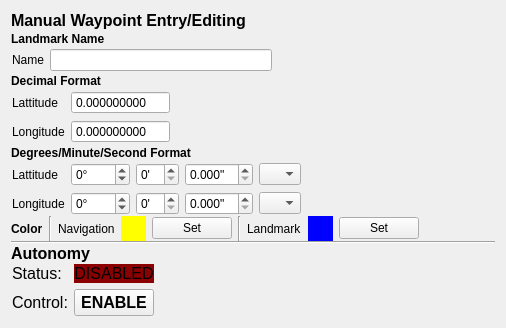
           <widget class="QWidget" name="layoutWidget_7">
            <property name="geometry">
             <rect>
              <x>0</x>
              <y>680</y>
              <width>506</width>
              <height>328</height>
             </rect>
            </property>
            <layout class="QVBoxLayout" name="verticalLayout_277">
             <property name="spacing">
              <number>0</number>
             </property>
             <property name="sizeConstraint">
              <enum>QLayout::SetNoConstraint</enum>
             </property>
             <item>
              <widget class="QLabel" name="label_337">
               <property name="font">
                <font>
                 <pointsize>12</pointsize>
                 <weight>75</weight>
                 <bold>true</bold>
                </font>
               </property>
               <property name="text">
                <string>Manual Waypoint Entry/Editing</string>
               </property>
              </widget>
             </item>
             <item>
              <widget class="QLabel" name="label_338">
               <property name="font">
                <font>
                 <weight>75</weight>
                 <bold>true</bold>
                </font>
               </property>
               <property name="text">
                <string>Landmark Name</string>
               </property>
              </widget>
             </item>
             <item>
              <layout class="QGridLayout" name="gridLayout_85">
               <property name="leftMargin">
                <number>1</number>
               </property>
               <property name="topMargin">
                <number>1</number>
               </property>
               <property name="rightMargin">
                <number>1</number>
               </property>
               <property name="bottomMargin">
                <number>1</number>
               </property>
               <property name="spacing">
                <number>6</number>
               </property>
               <item row="0" column="1">
                <widget class="QLineEdit" name="manual_waypoint_landmark_name_line_edit"/>
               </item>
               <item row="0" column="0">
                <widget class="QLabel" name="label_339">
                 <property name="text">
                  <string>Name</string>
                 </property>
                </widget>
               </item>
               <item row="0" column="2">
                <spacer name="horizontalSpacer_60">
                 <property name="orientation">
                  <enum>Qt::Horizontal</enum>
                 </property>
                 <property name="sizeHint" stdset="0">
                  <size>
                   <width>40</width>
                   <height>20</height>
                  </size>
                 </property>
                </spacer>
               </item>
              </layout>
             </item>
             <item>
              <widget class="QLabel" name="label_340">
               <property name="font">
                <font>
                 <weight>75</weight>
                 <bold>true</bold>
                </font>
               </property>
               <property name="text">
                <string>Decimal Format</string>
               </property>
              </widget>
             </item>
             <item>
              <layout class="QGridLayout" name="gridLayout_86">
               <property name="leftMargin">
                <number>1</number>
               </property>
               <property name="topMargin">
                <number>1</number>
               </property>
               <property name="rightMargin">
                <number>1</number>
               </property>
               <property name="bottomMargin">
                <number>1</number>
               </property>
               <property name="spacing">
                <number>6</number>
               </property>
               <item row="0" column="1">
                <widget class="QDoubleSpinBox" name="manual_waypoint_decimal_lattitude_spin_box">
                 <property name="buttonSymbols">
                  <enum>QAbstractSpinBox::NoButtons</enum>
                 </property>
                 <property name="decimals">
                  <number>9</number>
                 </property>
                 <property name="minimum">
                  <double>-90.000000000000000</double>
                 </property>
                 <property name="maximum">
                  <double>90.000000000000000</double>
                 </property>
                 <property name="singleStep">
                  <double>0.000001000000000</double>
                 </property>
                </widget>
               </item>
               <item row="1" column="1">
                <widget class="QDoubleSpinBox" name="manual_waypoint_decimal_longitude_spin_box">
                 <property name="buttonSymbols">
                  <enum>QAbstractSpinBox::NoButtons</enum>
                 </property>
                 <property name="decimals">
                  <number>9</number>
                 </property>
                 <property name="minimum">
                  <double>-180.000000000000000</double>
                 </property>
                 <property name="maximum">
                  <double>180.000000000000000</double>
                 </property>
                 <property name="singleStep">
                  <double>0.000001000000000</double>
                 </property>
                </widget>
               </item>
               <item row="0" column="0">
                <widget class="QLabel" name="label_341">
                 <property name="text">
                  <string>Lattitude</string>
                 </property>
                </widget>
               </item>
               <item row="1" column="0">
                <widget class="QLabel" name="label_342">
                 <property name="text">
                  <string>Longitude</string>
                 </property>
                </widget>
               </item>
               <item row="0" column="2">
                <spacer name="horizontalSpacer_61">
                 <property name="orientation">
                  <enum>Qt::Horizontal</enum>
                 </property>
                 <property name="sizeHint" stdset="0">
                  <size>
                   <width>40</width>
                   <height>20</height>
                  </size>
                 </property>
                </spacer>
               </item>
              </layout>
             </item>
             <item>
              <widget class="QLabel" name="label_343">
               <property name="font">
                <font>
                 <weight>75</weight>
                 <bold>true</bold>
                </font>
               </property>
               <property name="text">
                <string>Degrees/Minute/Second Format</string>
               </property>
              </widget>
             </item>
             <item>
              <layout class="QGridLayout" name="gridLayout_87">
               <property name="leftMargin">
                <number>1</number>
               </property>
               <property name="topMargin">
                <number>1</number>
               </property>
               <property name="rightMargin">
                <number>1</number>
               </property>
               <property name="bottomMargin">
                <number>1</number>
               </property>
               <property name="spacing">
                <number>6</number>
               </property>
               <item row="0" column="0">
                <widget class="QLabel" name="label_344">
                 <property name="text">
                  <string>Lattitude</string>
                 </property>
                </widget>
               </item>
               <item row="0" column="5">
                <spacer name="horizontalSpacer_62">
                 <property name="orientation">
                  <enum>Qt::Horizontal</enum>
                 </property>
                 <property name="sizeHint" stdset="0">
                  <size>
                   <width>40</width>
                   <height>20</height>
                  </size>
                 </property>
                </spacer>
               </item>
               <item row="0" column="3">
                <widget class="QDoubleSpinBox" name="manual_waypoint_seconds_lattitude_spin_box">
                 <property name="suffix">
                  <string>&quot;</string>
                 </property>
                 <property name="decimals">
                  <number>3</number>
                 </property>
                </widget>
               </item>
               <item row="1" column="0">
                <widget class="QLabel" name="label_345">
                 <property name="text">
                  <string>Longitude</string>
                 </property>
                </widget>
               </item>
               <item row="1" column="3">
                <widget class="QDoubleSpinBox" name="manual_waypoint_seconds_longitude_spin_box">
                 <property name="suffix">
                  <string>&quot;</string>
                 </property>
                 <property name="decimals">
                  <number>3</number>
                 </property>
                </widget>
               </item>
               <item row="0" column="1">
                <widget class="QSpinBox" name="manual_waypoint_degrees_lattitude_spin_box">
                 <property name="suffix">
                  <string>° </string>
                 </property>
                 <property name="minimum">
                  <number>-90</number>
                 </property>
                 <property name="maximum">
                  <number>90</number>
                 </property>
                </widget>
               </item>
               <item row="0" column="4">
                <widget class="QComboBox" name="manual_waypoint_cardinal_lattitude_combo_box">
                 <item>
                  <property name="text">
                   <string/>
                  </property>
                 </item>
                 <item>
                  <property name="text">
                   <string>N</string>
                  </property>
                 </item>
                 <item>
                  <property name="text">
                   <string>S</string>
                  </property>
                 </item>
                </widget>
               </item>
               <item row="0" column="2">
                <widget class="QSpinBox" name="manual_waypoint_minutes_lattitude_spin_box">
                 <property name="suffix">
                  <string>'</string>
                 </property>
                 <property name="maximum">
                  <number>60</number>
                 </property>
                </widget>
               </item>
               <item row="1" column="4">
                <widget class="QComboBox" name="manual_waypoint_cardinal_longitude_combo_box">
                 <item>
                  <property name="text">
                   <string/>
                  </property>
                 </item>
                 <item>
                  <property name="text">
                   <string>W</string>
                  </property>
                 </item>
                 <item>
                  <property name="text">
                   <string>E</string>
                  </property>
                 </item>
                </widget>
               </item>
               <item row="1" column="1">
                <widget class="QSpinBox" name="manual_waypoint_degrees_longitude_spin_box">
                 <property name="suffix">
                  <string>° </string>
                 </property>
                 <property name="minimum">
                  <number>-180</number>
                 </property>
                 <property name="maximum">
                  <number>180</number>
                 </property>
                </widget>
               </item>
               <item row="1" column="2">
                <widget class="QSpinBox" name="manual_waypoint_minutes_longitude_spin_box">
                 <property name="suffix">
                  <string>'</string>
                 </property>
                 <property name="maximum">
                  <number>60</number>
                 </property>
                </widget>
               </item>
              </layout>
             </item>
             <item>
              <layout class="QHBoxLayout" name="horizontalLayout_110">
               <property name="spacing">
                <number>6</number>
               </property>
               <item>
                <widget class="QLabel" name="label_346">
                 <property name="font">
                  <font>
                   <weight>75</weight>
                   <bold>true</bold>
                  </font>
                 </property>
                 <property name="text">
                  <string>Color</string>
                 </property>
                </widget>
               </item>
               <item>
                <widget class="Line" name="line_61">
                 <property name="orientation">
                  <enum>Qt::Vertical</enum>
                 </property>
                </widget>
               </item>
               <item>
                <widget class="QLabel" name="label_347">
                 <property name="text">
                  <string>Navigation</string>
                 </property>
                </widget>
               </item>
               <item>
                <widget class="QLabel" name="manual_waypoint_navigation_color_label">
                 <property name="minimumSize">
                  <size>
                   <width>25</width>
                   <height>25</height>
                  </size>
                 </property>
                 <property name="maximumSize">
                  <size>
                   <width>25</width>
                   <height>25</height>
                  </size>
                 </property>
                 <property name="styleSheet">
                  <string notr="true">background-color:yellow;</string>
                 </property>
                 <property name="text">
                  <string/>
                 </property>
                </widget>
               </item>
               <item>
                <widget class="QPushButton" name="manual_waypoint_navigation_color_set_button">
                 <property name="text">
                  <string>Set</string>
                 </property>
                </widget>
               </item>
               <item>
                <widget class="Line" name="line_62">
                 <property name="orientation">
                  <enum>Qt::Vertical</enum>
                 </property>
                </widget>
               </item>
               <item>
                <widget class="QLabel" name="label_348">
                 <property name="text">
                  <string>Landmark</string>
                 </property>
                </widget>
               </item>
               <item>
                <widget class="QLabel" name="manual_waypoint_landmark_color_label">
                 <property name="minimumSize">
                  <size>
                   <width>25</width>
                   <height>25</height>
                  </size>
                 </property>
                 <property name="maximumSize">
                  <size>
                   <width>25</width>
                   <height>25</height>
                  </size>
                 </property>
                 <property name="styleSheet">
                  <string notr="true">background-color:blue;</string>
                 </property>
                 <property name="text">
                  <string/>
                 </property>
                </widget>
               </item>
               <item>
                <widget class="QPushButton" name="manual_waypoint_landmark_color_set_button">
                 <property name="text">
                  <string>Set</string>
                 </property>
                </widget>
               </item>
               <item>
                <spacer name="horizontalSpacer_63">
                 <property name="orientation">
                  <enum>Qt::Horizontal</enum>
                 </property>
                 <property name="sizeHint" stdset="0">
                  <size>
                   <width>40</width>
                   <height>20</height>
                  </size>
                 </property>
                </spacer>
               </item>
              </layout>
             </item>
             <item>
              <widget class="Line" name="line_63">
               <property name="orientation">
                <enum>Qt::Horizontal</enum>
               </property>
              </widget>
             </item>
             <item>
              <widget class="QLabel" name="label_349">
               <property name="font">
                <font>
                 <pointsize>12</pointsize>
                 <weight>75</weight>
                 <bold>true</bold>
                </font>
               </property>
               <property name="text">
                <string>Autonomy</string>
               </property>
              </widget>
             </item>
             <item>
              <layout class="QGridLayout" name="gridLayout_88">
               <property name="leftMargin">
                <number>1</number>
               </property>
               <property name="topMargin">
                <number>1</number>
               </property>
               <property name="rightMargin">
                <number>1</number>
               </property>
               <property name="bottomMargin">
                <number>1</number>
               </property>
               <property name="spacing">
                <number>6</number>
               </property>
               <item row="0" column="0">
                <widget class="QLabel" name="label_350">
                 <property name="font">
                  <font>
                   <pointsize>12</pointsize>
                  </font>
                 </property>
                 <property name="text">
                  <string>Status:</string>
                 </property>
                </widget>
               </item>
               <item row="1" column="2">
                <spacer name="horizontalSpacer_64">
                 <property name="orientation">
                  <enum>Qt::Horizontal</enum>
                 </property>
                 <property name="sizeHint" stdset="0">
                  <size>
                   <width>40</width>
                   <height>20</height>
                  </size>
                 </property>
                </spacer>
               </item>
               <item row="1" column="0">
                <widget class="QLabel" name="label_351">
                 <property name="font">
                  <font>
                   <pointsize>12</pointsize>
                  </font>
                 </property>
                 <property name="text">
                  <string>Control:</string>
                 </property>
                </widget>
               </item>
               <item row="1" column="1">
                <widget class="QPushButton" name="autonom_control_button">
                 <property name="font">
                  <font>
                   <pointsize>12</pointsize>
                   <weight>75</weight>
                   <bold>true</bold>
                  </font>
                 </property>
                 <property name="text">
                  <string>ENABLE</string>
                 </property>
                </widget>
               </item>
               <item row="0" column="1">
                <widget class="QLabel" name="autonomy_status_label">
                 <property name="font">
                  <font>
                   <pointsize>12</pointsize>
                  </font>
                 </property>
                 <property name="styleSheet">
                  <string notr="true">background-color:darkred;</string>
                 </property>
                 <property name="text">
                  <string>DISABLED</string>
                 </property>
                 <property name="alignment">
                  <set>Qt::AlignCenter</set>
                 </property>
                </widget>
               </item>
              </layout>
             </item>
            </layout>
           </widget>
